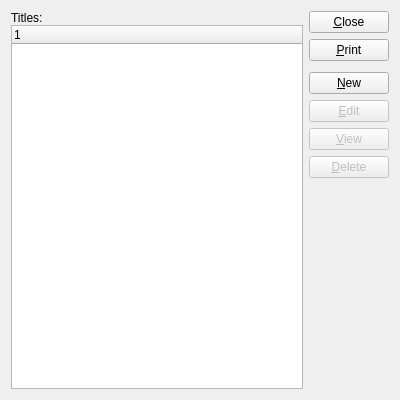
<?xml version="1.0" encoding="UTF-8"?>
<ui version="4.0">
 <comment>This file is part of the xTuple ERP: PostBooks Edition, a free and
open source Enterprise Resource Planning software suite,
Copyright (c) 1999-2011 by OpenMFG LLC, d/b/a xTuple.
It is licensed to you under the Common Public Attribution License
version 1.0, the full text of which (including xTuple-specific Exhibits)
is available at www.xtuple.com/CPAL.  By using this software, you agree
to be bound by its terms.</comment>
 <class>honorifics</class>
 <widget class="QWidget" name="honorifics">
  <property name="geometry">
   <rect>
    <x>0</x>
    <y>0</y>
    <width>400</width>
    <height>400</height>
   </rect>
  </property>
  <property name="windowTitle">
   <string>List Titles</string>
  </property>
  <layout class="QGridLayout" name="gridLayout">
   <item row="0" column="0">
    <layout class="QVBoxLayout">
     <property name="spacing">
      <number>0</number>
     </property>
     <item>
      <widget class="QLabel" name="_titlesLit">
       <property name="text">
        <string>Titles:</string>
       </property>
      </widget>
     </item>
     <item>
      <widget class="XTreeWidget" name="_honorifics">
       <property name="sizePolicy">
        <sizepolicy hsizetype="Expanding" vsizetype="Expanding">
         <horstretch>0</horstretch>
         <verstretch>0</verstretch>
        </sizepolicy>
       </property>
      </widget>
     </item>
    </layout>
   </item>
   <item row="0" column="1">
    <layout class="QVBoxLayout" name="verticalLayout">
     <item>
      <widget class="QPushButton" name="_close">
       <property name="text">
        <string>&amp;Close</string>
       </property>
      </widget>
     </item>
     <item>
      <widget class="QPushButton" name="_print">
       <property name="text">
        <string>&amp;Print</string>
       </property>
      </widget>
     </item>
     <item>
      <spacer name="verticalSpacer">
       <property name="orientation">
        <enum>Qt::Vertical</enum>
       </property>
       <property name="sizeType">
        <enum>QSizePolicy::Preferred</enum>
       </property>
       <property name="sizeHint" stdset="0">
        <size>
         <width>20</width>
         <height>5</height>
        </size>
       </property>
      </spacer>
     </item>
     <item>
      <widget class="QPushButton" name="_new">
       <property name="text">
        <string>&amp;New</string>
       </property>
      </widget>
     </item>
     <item>
      <widget class="QPushButton" name="_edit">
       <property name="enabled">
        <bool>false</bool>
       </property>
       <property name="text">
        <string>&amp;Edit</string>
       </property>
      </widget>
     </item>
     <item>
      <widget class="QPushButton" name="_view">
       <property name="enabled">
        <bool>false</bool>
       </property>
       <property name="text">
        <string>&amp;View</string>
       </property>
      </widget>
     </item>
     <item>
      <widget class="QPushButton" name="_delete">
       <property name="enabled">
        <bool>false</bool>
       </property>
       <property name="text">
        <string>&amp;Delete</string>
       </property>
      </widget>
     </item>
     <item>
      <spacer>
       <property name="orientation">
        <enum>Qt::Vertical</enum>
       </property>
       <property name="sizeType">
        <enum>QSizePolicy::Expanding</enum>
       </property>
       <property name="sizeHint" stdset="0">
        <size>
         <width>20</width>
         <height>20</height>
        </size>
       </property>
      </spacer>
     </item>
    </layout>
   </item>
  </layout>
 </widget>
 <layoutdefault spacing="6" margin="11"/>
 <pixmapfunction>qPixmapFromMimeSource</pixmapfunction>
 <customwidgets>
  <customwidget>
   <class>XTreeWidget</class>
   <extends>QTreeWidget</extends>
   <header>xtreewidget.h</header>
   <container>1</container>
  </customwidget>
 </customwidgets>
 <tabstops>
  <tabstop>_honorifics</tabstop>
  <tabstop>_new</tabstop>
  <tabstop>_edit</tabstop>
  <tabstop>_view</tabstop>
  <tabstop>_delete</tabstop>
  <tabstop>_print</tabstop>
  <tabstop>_close</tabstop>
 </tabstops>
 <resources/>
 <connections>
  <connection>
   <sender>_close</sender>
   <signal>clicked()</signal>
   <receiver>honorifics</receiver>
   <slot>close()</slot>
   <hints>
    <hint type="sourcelabel">
     <x>20</x>
     <y>20</y>
    </hint>
    <hint type="destinationlabel">
     <x>20</x>
     <y>20</y>
    </hint>
   </hints>
  </connection>
  <connection>
   <sender>_honorifics</sender>
   <signal>valid(bool)</signal>
   <receiver>_view</receiver>
   <slot>setEnabled(bool)</slot>
   <hints>
    <hint type="sourcelabel">
     <x>20</x>
     <y>20</y>
    </hint>
    <hint type="destinationlabel">
     <x>20</x>
     <y>20</y>
    </hint>
   </hints>
  </connection>
 </connections>
</ui>
